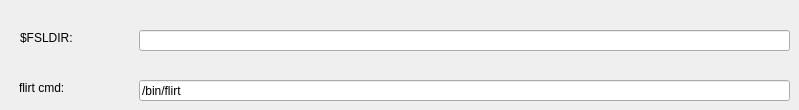
   <widget class="QWidget" name="tab_5">
    <attribute name="title">
     <string>System</string>
    </attribute>
    <widget class="QLabel" name="label_19">
     <property name="geometry">
      <rect>
       <x>20</x>
       <y>30</y>
       <width>121</width>
       <height>16</height>
      </rect>
     </property>
     <property name="text">
      <string>$FSLDIR:</string>
     </property>
    </widget>
    <widget class="QLabel" name="label_24">
     <property name="geometry">
      <rect>
       <x>19</x>
       <y>80</y>
       <width>121</width>
       <height>16</height>
      </rect>
     </property>
     <property name="text">
      <string>flirt cmd:</string>
     </property>
    </widget>
    <widget class="QLineEdit" name="txtFSLDIR">
     <property name="geometry">
      <rect>
       <x>139</x>
       <y>30</y>
       <width>651</width>
       <height>21</height>
      </rect>
     </property>
     <property name="toolTip">
      <string/>
     </property>
     <property name="statusTip">
      <string/>
     </property>
     <property name="toolTipDuration" stdset="0">
      <number>-1</number>
     </property>
    </widget>
    <widget class="QLineEdit" name="txtFlirt">
     <property name="geometry">
      <rect>
       <x>139</x>
       <y>80</y>
       <width>651</width>
       <height>21</height>
      </rect>
     </property>
     <property name="toolTip">
      <string/>
     </property>
     <property name="statusTip">
      <string/>
     </property>
     <property name="text">
      <string>/bin/flirt</string>
     </property>
     <property name="toolTipDuration" stdset="0">
      <number>-1</number>
     </property>
    </widget>
   </widget>
